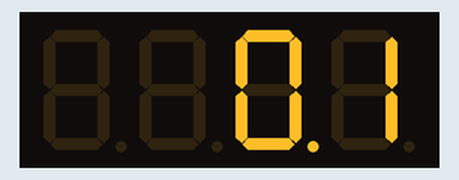
Simulated run of this sketch. Board: Arduino Uno, built with avr-gcc and run on an emulated ATmega328P. Shown: 4-digit seven-segment display.

Above: at 0.15 s.
At 5.05 s:
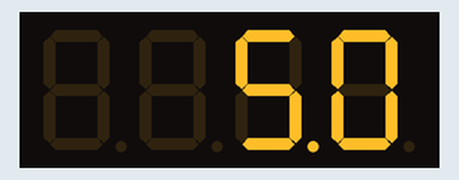
At 10.05 s:
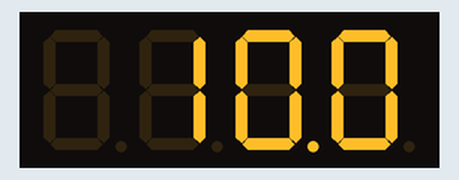
At 20.05 s:
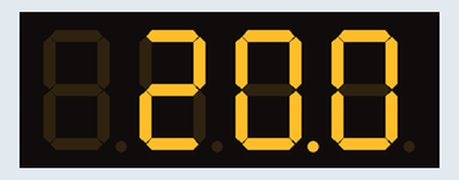
At 29.95 s:
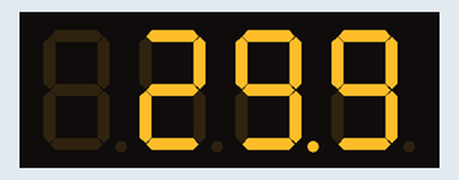
At 39.95 s:
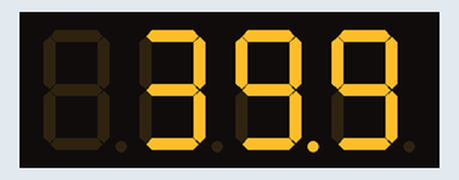

The sketch:

SevSeg_new.ino
```cpp
#include "SevSeg.h"
#include "TimerOne.h"

SevSeg sevseg;
byte numDigits = 4;
byte digitPins[] = { 1, 5, 6, 13 };
byte segmentPins[] = { 3, 7, 11, 10, 8, 4, 12, 9 };
byte hardwareConfig = COMMON_CATHODE;
int numToShow = 0;

const long interval = 100000;
void setup() {
  sevseg.begin(hardwareConfig, numDigits, digitPins, segmentPins);
  Timer1.initialize(interval);
  Timer1.attachInterrupt(Isr);
}
void Isr()
{
  numToShow++;
  if(numToShow > 9999)
  {
    numToShow = 0;
  }
  sevseg.setNumber(numToShow, 1);
}
void loop() {
  sevseg.refreshDisplay();
}
```
